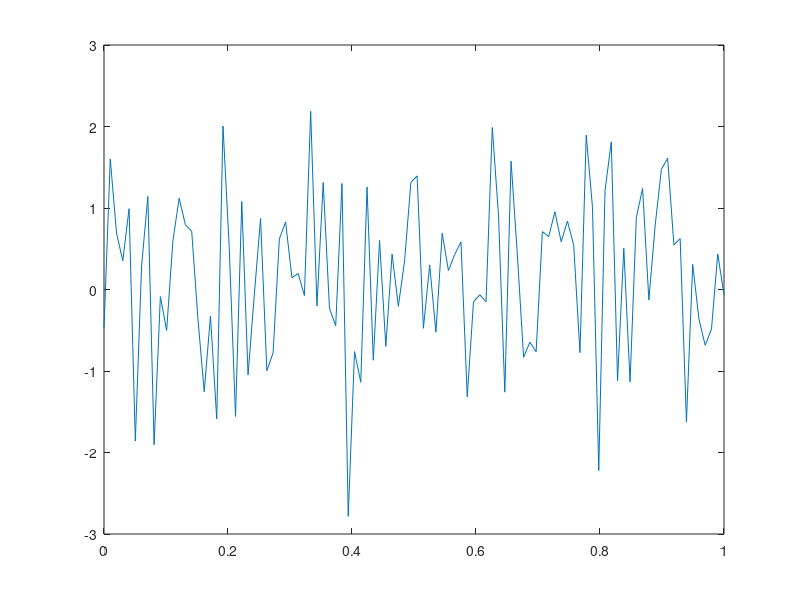

Reproduce this figure in MATLAB.
function result = test_textproperties_001
result = false;
a = figure;
plot(linspace(0,1),randn(1,100));
t = text(0.5,0.5,'Hello')
drawnow
set(t,'position',[0.25,5]);
drawnow
close(a);
result = true;
